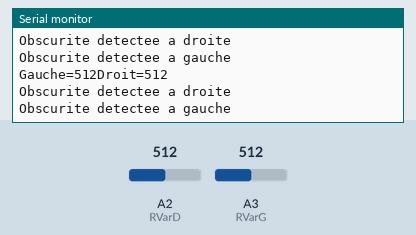
This sketch was run on a simulated Arduino Uno, built with avr-gcc and run on an emulated ATmega328P. Shown: the last lines printed to the serial monitor. Inputs (shaded band) come from the test bench; at power-on: A3 (RVarG) = 512, A2 (RVarD) = 512.

Above: at 2.8 s.
2.9 s: A3 (RVarG) set to 587
At 3.32 s:
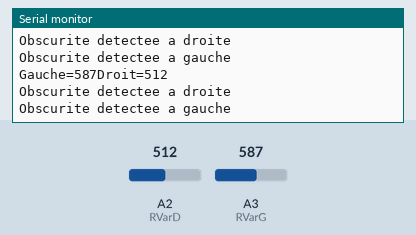
4.4 s: A3 (RVarG) set to 610
At 4.82 s:
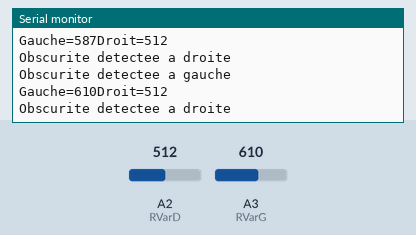
5.9 s: A2 (RVarD) set to 592
At 6.32 s:
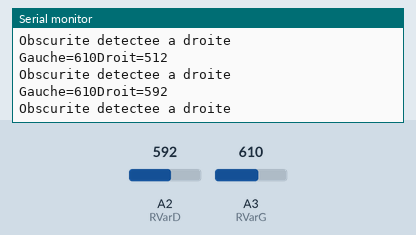
Timing chart, 0 to 8.4 s (numbered marks = the images above; inputs shaded):
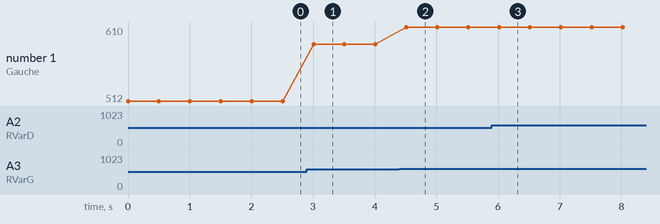

Measured:
- the behaviour switches between 599 and 600 on A3 (RVarG) (found by bisection; images 1 and 2)
- after the input at 2.9 s, the serial monitor: prints a new line after 0.11 s (image 1)
- after the input at 4.4 s, the serial monitor: prints a new line after 0.11 s (image 2)
- after the input at 5.9 s, the serial monitor: prints a new line after 0.12 s (image 3)
- plotted number 1: 512 → 587 after the input at 2.9 s, 587 → 610 after the input at 4.4 s

The sketch:

test_capteurs_lumiere.ino
```cpp
// --- constantes des broches ---

const int RVarD=2; //declaration constante de broche analogique
const int RVarG=3; //declaration constante de broche analogique

// --- Déclaration des variables globales ---
int mesureBruteD=0;// Variable pour acquisition résultat brut de conversion analogique numérique
int mesureBruteG=0;// Variable pour acquisition résultat brut de conversion analogique numérique

int seuilD=600; // Variable fixant le seuil de détection de l'obscurité - à adapter
int seuilG=600; // Variable fixant le seuil de détection de l'obscurité - à adapter

//**************** FONCTION SETUP = Code d'initialisation *****

void setup()   { // debut de la fonction setup()

Serial.begin(115200); // initialise connexion série à 115200 bauds
// IMPORTANT : régler le terminal côté PC avec la même valeur de transmission


} // fin de la fonction setup()

//***** FONCTION LOOP = Boucle sans fin *****


void loop(){ // debut de la fonction loop()

// acquisition conversion analogique-numerique (CAN) sur la voie analogique
mesureBruteD=analogRead(RVarD);
mesureBruteG=analogRead(RVarG);

// affiche valeur numerique entière ou à virgule au format décimal
Serial.print("Gauche="); Serial.print(mesureBruteG);
Serial.print("Droit="); Serial.print(mesureBruteD);
Serial.println();

if (mesureBruteD<seuilD) Serial.println("Obscurite detectee a droite"); // message si obscurité détectée
if (mesureBruteG<seuilG) Serial.println("Obscurite detectee a gauche"); // message si obscurité détectée

delay(500);

} // fin de la fonction loop() - le programme recommence au début de la fonction loop sans fin
```
